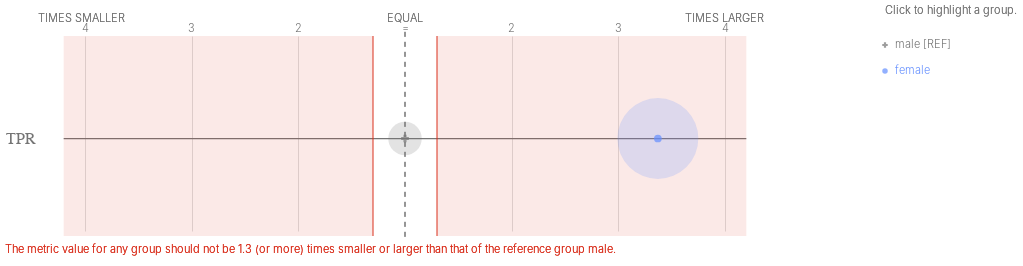

Notebook cell for this chart:
### Code cell
ap.disparities(bdf, metrics, 'teacher_sex', fairness_threshold = 1.30)

### Figure 1 — Vega-Lite specification as saved in the notebook (floating-point values rounded to 4 significant figures)
{"config": {"view": {"continuousWidth": 400, "continuousHeight": 300, "strokeWidth": 0}, "axisLeft": {"labelColor": "rgb(117,117,117)", "labelFont": "Helvetica", "labelFontSize": 16}}, "layer": [{"data": {"name": "data-a80bbe78875d74850191493116348974"}, "mark": {"type": "rule", "stroke": "rgb(117,117,117)", "strokeWidth": 1.25, "tooltip": ""}, "encoding": {"x": {"type": "quantitative", "field": "x", "scale": {"domain": [-3, 3], "range": [80.0, 720.0]}}, "x2": {"field": "x2"}, "y": {"type": "nominal", "axis": {"domain": false, "labelAngle": 0, "labelPadding": -30, "orient": "left", "ticks": false, "title": ""}, "field": "metric", "scale": {"domain": ["TPR"], "range": [30, 225.0]}}}}, {"data": {"name": "data-79dd248bdaa0ea02c535240e8ad022c8"}, "mark": {"type": "rule", "stroke": "rgb(117,117,117)", "strokeDash": [5, 5], "strokeWidth": 1}, "encoding": {"tooltip": {"value": "male [REF]"}, "x": {"value": 400.0}, "y": {"value": 20.83}, "y2": {"value": 229.2}}}, {"data": {"name": "data-f70f876ef858e7578abafe4eee75fee4"}, "mark": {"type": "text", "align": "center", "color": "rgb(117,117,117)", "font": "Helvetica", "fontSize": 11, "fontWeight": 300, "tooltip": ""}, "encoding": {"text": {"type": "nominal", "field": "label"}, "x": {"type": "quantitative", "field": "value", "scale": {"domain": [-3, 3], "range": [80.0, 720.0]}}, "y": {"value": 17.5}}}, {"layer": [{"mark": {"type": "text", "align": "right", "fill": "rgb(117,117,117)", "font": "Helvetica", "fontSize": 11, "fontWeight": 300, "tooltip": ""}, "encoding": {"text": {"value": "TIMES SMALLER"}, "x": {"value": 120.0}, "y": {"value": 7.5}}}, {"mark": {"type": "text", "align": "left", "fill": "rgb(117,117,117)", "font": "Helvetica", "fontSize": 11, "fontWeight": 300, "tooltip": ""}, "encoding": {"text": {"value": "TIMES LARGER"}, "x": {"value": 680.0}, "y": {"value": 7.5}}}, {"mark": {"type": "text", "align": "center", "fill": "rgb(117,117,117)", "font": "Helvetica", "fontSize": 11, "fontWeight": 300, "tooltip": ""}, "encoding": {"text": {"value": "EQUAL"}, "x": {"value": 400.0}, "y": {"value": 7.5}}}], "data": {"name": "data-79dd248bdaa0ea02c535240e8ad022c8"}}, {"layer": [{"mark": {"type": "rule", "opacity": 0.8, "stroke": "rgb(217, 46, 28)", "strokeWidth": 1.25, "tooltip": ""}, "encoding": {"x": {"type": "quantitative", "field": "min", "scale": {"domain": [-3, 3], "range": [80.0, 720.0]}}, "y": {"value": 25.0}, "y2": {"value": 225.0}}}, {"mark": {"type": "rule", "opacity": 0.8, "stroke": "rgb(217, 46, 28)", "strokeWidth": 1.25, "tooltip": ""}, "encoding": {"x": {"type": "quantitative", "field": "max", "scale": {"domain": [-3, 3], "range": [80.0, 720.0]}}, "y": {"value": 25.0}, "y2": {"value": 225.0}}}, {"layer": [{"mark": {"type": "rect", "fill": "rgb(217, 46, 28)", "opacity": 0.1, "tooltip": ""}, "encoding": {"x": {"type": "quantitative", "field": "min", "scale": {"domain": [-3, 3], "range": [80.0, 720.0]}}, "x2": {"field": "lower_end"}, "y": {"value": 25.0}, "y2": {"value": 225.0}}}, {"mark": {"type": "rect", "fill": "rgb(217, 46, 28)", "opacity": 0.1, "tooltip": ""}, "encoding": {"x": {"type": "quantitative", "field": "max", "scale": {"domain": [-3, 3], "range": [80.0, 720.0]}}, "x2": {"field": "upper_end"}, "y": {"value": 25.0}, "y2": {"value": 225.0}}}]}, {"data": {"name": "data-79dd248bdaa0ea02c535240e8ad022c8"}, "mark": {"type": "text", "align": "left", "baseline": "top", "fill": "rgb(217, 46, 28)", "font": "Helvetica", "fontSize": 11, "fontWeight": 300, "tooltip": ""}, "encoding": {"text": {"value": "The metric value for any group should not be 1.3 (or more) times smaller or larger than that of the reference group male."}, "x": {"value": 0}, "y": {"value": 233.3}}}], "data": {"name": "data-3dee117d57e1ece1df7853af976ed45d"}}, {"layer": [{"mark": "circle"}, {"data": {"name": "data-7aada5f1c963228e80b8d6567e8e6890"}, "mark": {"type": "circle", "opacity": 0.2}, "encoding": {"color": {"condition": {"type": "nominal", "field": "attribute_value", "legend": null, "scale": {"domain": ["male", "female"], "range": ["rgb(117,117,117)", "rgb(100, 143, 255)", "rgb(254, 97, 0)", "rgb(220, 38, 127)", "rgb(255, 176, 0)", "rgb(120, 94, 240)"]}, "selection": "selector073"}, "value": "rgb(224,224,224)"}, "size": {"type": "quantitative", "field": "group_size", "legend": null, "scale": {"domain": [0, 18110.0], "range": [0, 7854.0]}}, "tooltip": [{"type": "nominal", "field": "attribute_value", "title": "Group"}, {"type": "nominal", "field": "tooltip_group_size", "title": "Group Size"}, {"type": "nominal", "field": "tooltip_disparity_explanation_tpr", "title": "Disparity"}, {"type": "quantitative", "field": "tpr", "format": ".2f", "title": "TPR"}], "x": {"type": "quantitative", "axis": {"domain": false, "labels": false, "ticks": false, "title": null, "values": [-3, -2, -1, 1, 2, 3]}, "field": "tpr_disparity_scaled", "scale": {"domain": [-3, 3], "range": [80.0, 720.0]}}, "y": {"type": "nominal", "axis": {"domain": false, "grid": false, "labels": false, "ticks": false, "title": " "}, "field": "metric_variable", "scale": {"domain": ["TPR"], "range": [30, 225.0]}}}, "selection": {"selector075": {"type": "multi", "empty": "all", "fields": ["attribute_value"]}}, "transform": [{"calculate": "'TPR'", "as": "metric_variable"}]}, {"layer": [{"mark": "point"}, {"data": {"name": "data-7aada5f1c963228e80b8d6567e8e6890"}, "mark": {"type": "point", "filled": true, "size": 60}, "encoding": {"color": {"condition": {"type": "nominal", "field": "attribute_value", "legend": null, "scale": {"domain": ["male", "female"], "range": ["rgb(117,117,117)", "rgb(100, 143, 255)", "rgb(254, 97, 0)", "rgb(220, 38, 127)", "rgb(255, 176, 0)", "rgb(120, 94, 240)"]}, "selection": "selector073"}, "value": "rgb(224,224,224)"}, "shape": {"type": "nominal", "field": "attribute_value", "legend": null, "scale": {"domain": ["male", "female"], "range": ["cross", "circle"]}}, "tooltip": [{"type": "nominal", "field": "attribute_value", "title": "Group"}, {"type": "nominal", "field": "tooltip_group_size", "title": "Group Size"}, {"type": "nominal", "field": "tooltip_disparity_explanation_tpr", "title": "Disparity"}, {"type": "quantitative", "field": "tpr", "format": ".2f", "title": "TPR"}], "x": {"type": "quantitative", "axis": {"domain": false, "labels": false, "ticks": false, "title": null, "values": [-3, -2, -1, 1, 2, 3]}, "field": "tpr_disparity_scaled", "scale": {"domain": [-3, 3], "range": [80.0, 720.0]}}, "y": {"type": "nominal", "axis": {"domain": false, "grid": false, "labels": false, "ticks": false, "title": " "}, "field": "metric_variable", "scale": {"domain": ["TPR"], "range": [30, 225.0]}}}, "selection": {"selector074": {"type": "multi", "empty": "all", "fields": ["attribute_value"]}}, "transform": [{"calculate": "'TPR'", "as": "metric_variable"}]}]}]}, {"layer": [{"mark": {"type": "point", "filled": true, "tooltip": ""}, "encoding": {"color": {"condition": {"type": "nominal", "field": "attribute_value", "legend": null, "scale": {"domain": ["male", "female"], "range": ["rgb(117,117,117)", "rgb(100, 143, 255)", "rgb(254, 97, 0)", "rgb(220, 38, 127)", "rgb(255, 176, 0)", "rgb(120, 94, 240)"]}, "selection": "selector073"}, "value": "rgb(224,224,224)"}, "shape": {"type": "nominal", "field": "attribute_value", "legend": null, "scale": {"domain": ["male", "female"], "range": ["cross", "circle"]}}, "x": {"value": 880.0}, "y": {"type": "nominal", "axis": {"domain": false, "grid": false, "labels": false, "ticks": false, "title": " "}, "field": "attribute_value", "scale": {"domain": ["male", "female"], "range": [21, 73]}}}, "selection": {"selector073": {"type": "multi", "empty": "all", "fields": ["attribute_value"]}}}, {"mark": {"type": "text", "align": "left", "baseline": "middle", "font": "Helvetica", "fontSize": 11, "fontWeight": 300, "tooltip": ""}, "encoding": {"color": {"condition": {"type": "nominal", "field": "attribute_value", "legend": null, "scale": {"domain": ["male", "female"], "range": ["rgb(117,117,117)", "rgb(100, 143, 255)", "rgb(254, 97, 0)", "rgb(220, 38, 127)", "rgb(255, 176, 0)", "rgb(120, 94, 240)"]}, "selection": "selector073"}, "value": "rgb(224,224,224)"}, "text": {"type": "nominal", "field": "label"}, "x": {"value": 890.0}, "y": {"type": "nominal", "axis": {"domain": false, "grid": false, "labels": false, "ticks": false, "title": " "}, "field": "attribute_value", "scale": {"domain": ["male", "female"], "range": [21, 73]}}}, "selection": {"selector076": {"type": "multi", "empty": "all", "fields": ["attribute_value"]}}}, {"data": {"name": "data-79dd248bdaa0ea02c535240e8ad022c8"}, "mark": {"type": "text", "align": "left", "baseline": "middle", "color": "rgb(117,117,117)", "font": "Helvetica", "fontSize": 11, "fontWeight": 300, "tooltip": ""}, "encoding": {"text": {"value": "Click to highlight a group."}, "x": {"value": 880.0}, "y": {"value": 0}}}], "data": {"name": "data-b9f75b5c0827c85fba1c9c9d5d5ac8e6"}}], "height": 250, "resolve": {"scale": {"size": "independent", "y": "independent"}}, "width": 800, "$schema": "https://vega.github.io/schema/vega-lite/v4.8.1.json", "datasets": {"data-a80bbe78875d74850191493116348974": [{"metric": "TPR", "x": -3.2, "x2": 3.2}], "data-79dd248bdaa0ea02c535240e8ad022c8": [{"a": 1, "b": 0}, {"a": 1, "b": 0}], "data-f70f876ef858e7578abafe4eee75fee4": [{"value": -3, "label": 4}, {"value": -2, "label": 3}, {"value": -1, "label": 2}, {"value": 0, "label": "="}, {"value": 1, "label": 2}, {"value": 2, "label": 3}, {"value": 3, "label": 4}], "data-3dee117d57e1ece1df7853af976ed45d": [{"min": -0.3, "max": 0.3, "lower_end": -3.2, "upper_end": 3.2}], "data-7aada5f1c963228e80b8d6567e8e6890": [{"attribute_name": "teacher_sex", "attribute_value": "female", "group_size": 15093, "total_entities": 17677, "tpr": 0.1024, "tpr_disparity": 3.371, "tpr_disparity_scaled": 2.371, "tooltip_group_size": "15,093 (85.38%)", "tooltip_disparity_explanation_tpr": "3.37 times larger TPR than the reference group"}, {"attribute_name": "teacher_sex", "attribute_value": "male", "group_size": 2584, "total_entities": 17677, "tpr": 0.03038, "tpr_disparity": 1.0, "tpr_disparity_scaled": 0.0, "tooltip_group_size": "2,584 (14.62%)", "tooltip_disparity_explanation_tpr": "Reference group"}], "data-b9f75b5c0827c85fba1c9c9d5d5ac8e6": [{"attribute_value": "male", "label": "male [REF]"}, {"attribute_value": "female", "label": "female"}]}}
